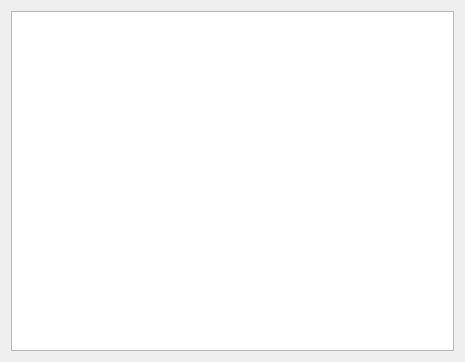
<?xml version="1.0" encoding="UTF-8"?>
<ui version="4.0">
 <class>SensorView</class>
 <widget class="QWidget" name="SensorView">
  <property name="geometry">
   <rect>
    <x>0</x>
    <y>0</y>
    <width>465</width>
    <height>362</height>
   </rect>
  </property>
  <property name="windowTitle">
   <string>Form</string>
  </property>
  <layout class="QGridLayout" name="gridLayout">
   <item row="0" column="0">
    <widget class="QGraphicsView" name="graphicsView"/>
   </item>
  </layout>
 </widget>
 <resources/>
 <connections/>
</ui>
